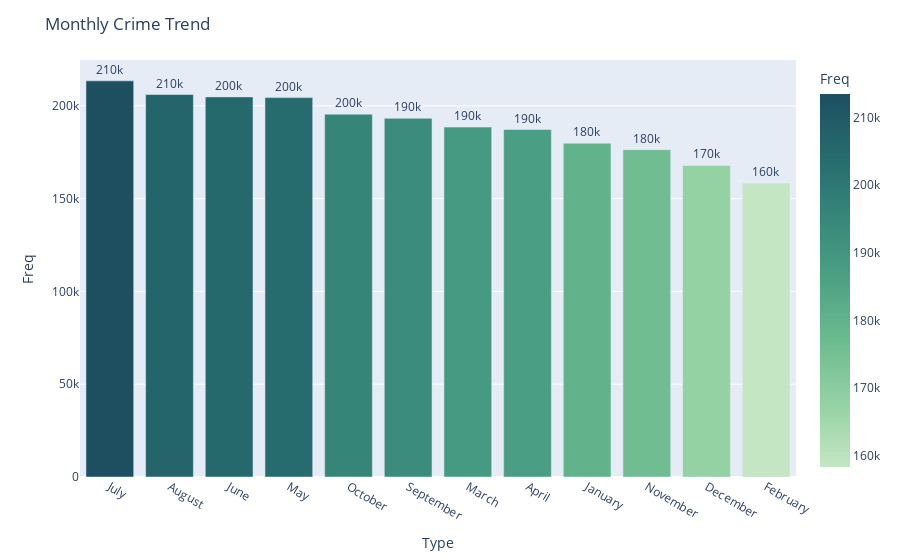

Notebook cell for this chart:
### Markdown cell above
**Observations:**

1. The crime rate is dropping overall.
2. In 2001,number of crime incidents were close to 150k.
3. In 2022 ,it's estimate to be 36k , so it's a major drop in crime.
4. By 2023 we expect a major drop down to an estimate of 10k

### Code cell
# Monthly crime trend 
plot_counts1(c_crime_df["Month"], "Monthly Crime Trend")

### Figure 1 — Plotly figure (JSON) as saved in the notebook; plotly's stock layout.template omitted (floating-point values rounded to 4 significant figures)
{"data": [{"alignmentgroup": "True", "hovertemplate": "Type=%{x}<br>Freq=%{marker.color}<extra></extra>", "legendgroup": "", "marker": {"color": [213452, 206089, 204809, 204425, 195487, 193278, 188532, 187239, 179894, 176376, 167906, 158349], "coloraxis": "coloraxis", "pattern": {"shape": ""}}, "name": "", "offsetgroup": "", "orientation": "v", "showlegend": false, "text": [213452, 206089, 204809, 204425, 195487, 193278, 188532, 187239, 179894, 176376, 167906, 158349], "textposition": "outside", "texttemplate": "%{text:.2s}", "type": "bar", "x": ["July", "August", "June", "May", "October", "September", "March", "April", "January", "November", "December", "February"], "xaxis": "x", "y": [213452, 206089, 204809, 204425, 195487, 193278, 188532, 187239, 179894, 176376, 167906, 158349], "yaxis": "y"}], "layout": {"autosize": true, "barmode": "relative", "coloraxis": {"colorbar": {"title": {"text": "Freq"}}, "colorscale": [[0, "rgb(196, 230, 195)"], [0.1667, "rgb(150, 210, 164)"], [0.3333, "rgb(109, 188, 144)"], [0.5, "rgb(77, 162, 132)"], [0.6667, "rgb(54, 135, 122)"], [0.8333, "rgb(38, 107, 110)"], [1, "rgb(29, 79, 96)"]]}, "legend": {"tracegroupgap": 0}, "margin": {"t": 60}, "title": {"text": "Monthly Crime Trend"}, "uniformtext": {"minsize": 8, "mode": "hide"}, "xaxis": {"anchor": "y", "autorange": true, "domain": [0, 1], "range": [-0.5, 11.5], "title": {"text": "Type"}, "type": "category"}, "yaxis": {"anchor": "x", "autorange": true, "domain": [0, 1], "range": [0, 224700.0], "title": {"text": "Freq"}, "type": "linear"}}}
